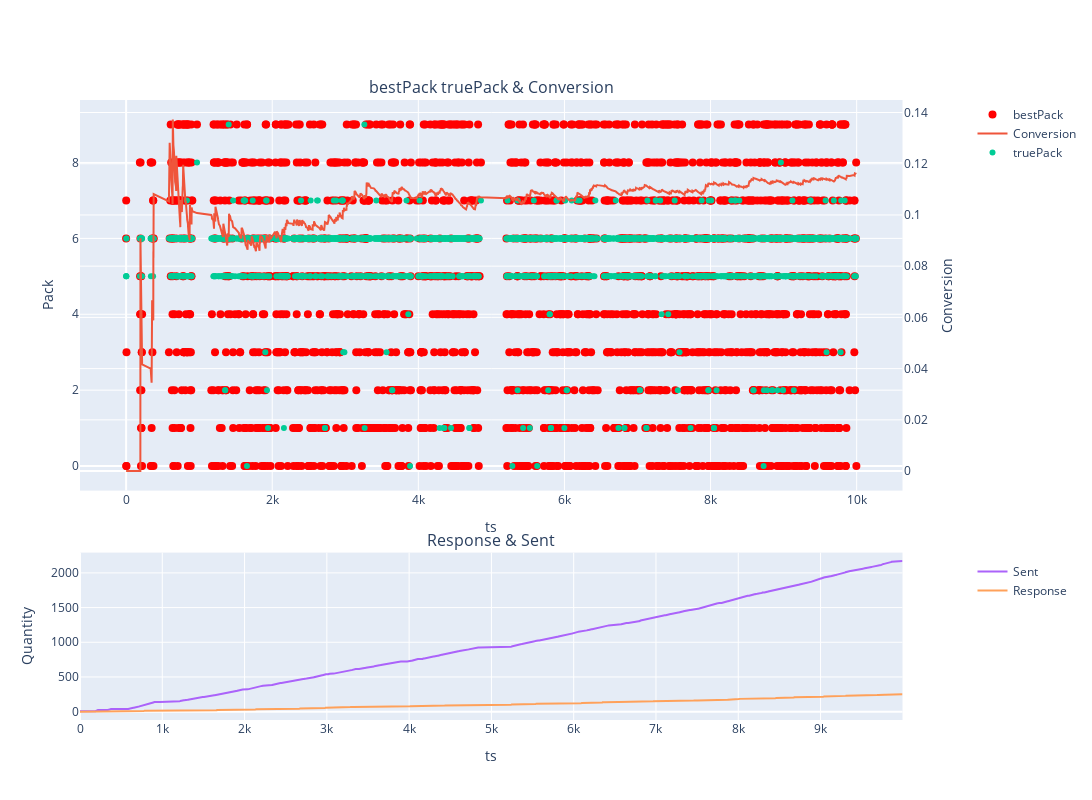

The code cell stored with this chart in its notebook:
### Code cell
CommonChart(complLeadsShort1, topic, pack)

### Figure 1 — Plotly figure (JSON) as saved in the notebook; plotly's stock layout.template omitted (floating-point values rounded to 4 significant figures; data arrays with more than 128 entries replaced by an {"elided": "..."} marker saying what was removed)
{"data": [{"legendgroup": "1", "marker": {"cmax": 10, "cmin": 0, "color": "rgb(255,0,0)", "size": 8}, "mode": "markers", "name": "bestPack", "type": "scatter", "x": {"elided": "2172 int values"}, "xaxis": "x", "y": {"elided": "2172 int values"}, "yaxis": "y"}, {"legendgroup": "1", "name": "Conversion", "type": "scatter", "x": {"elided": "2172 int values"}, "xaxis": "x", "y": {"elided": "2172 float values"}, "yaxis": "y2"}, {"legendgroup": "1", "mode": "markers", "name": "truePack", "type": "scatter", "x": {"elided": "2172 int values"}, "xaxis": "x", "y": {"elided": "2172 int values"}, "yaxis": "y"}, {"legendgroup": "2", "name": "Sent", "type": "scatter", "x": {"elided": "2172 int values"}, "xaxis": "x2", "y": {"elided": "2172 int values"}, "yaxis": "y3"}, {"legendgroup": "2", "name": "Response", "type": "scatter", "x": {"elided": "2172 int values"}, "xaxis": "x2", "y": {"elided": "2172 int values"}, "yaxis": "y3"}], "layout": {"annotations": [{"font": {"size": 16}, "showarrow": false, "text": "bestPack truePack & Conversion", "x": 0.47, "xanchor": "center", "xref": "paper", "y": 1, "yanchor": "bottom", "yref": "paper"}, {"font": {"size": 16}, "showarrow": false, "text": "Response & Sent", "x": 0.47, "xanchor": "center", "xref": "paper", "y": 0.27, "yanchor": "bottom", "yref": "paper"}], "height": 800, "legend": {"tracegroupgap": 400}, "width": 1550, "xaxis": {"anchor": "y", "autorange": true, "domain": [0, 0.94], "range": [-605.4, 10600.0], "title": {"text": "ts"}, "type": "linear"}, "xaxis2": {"anchor": "y3", "autorange": true, "domain": [0, 0.94], "range": [0, 9996], "title": {"text": "ts"}, "type": "linear"}, "yaxis": {"anchor": "x", "autorange": true, "domain": [0.37, 1], "range": [-0.6464, 9.646], "title": {"text": "Pack"}, "type": "linear"}, "yaxis2": {"anchor": "x", "autorange": true, "overlaying": "y", "range": [-0.007625, 0.1449], "side": "right", "title": {"text": "Conversion"}, "type": "linear"}, "yaxis3": {"anchor": "x2", "autorange": true, "domain": [0, 0.27], "range": [-120.7, 2293.0], "title": {"text": "Quantity"}, "type": "linear"}}}
